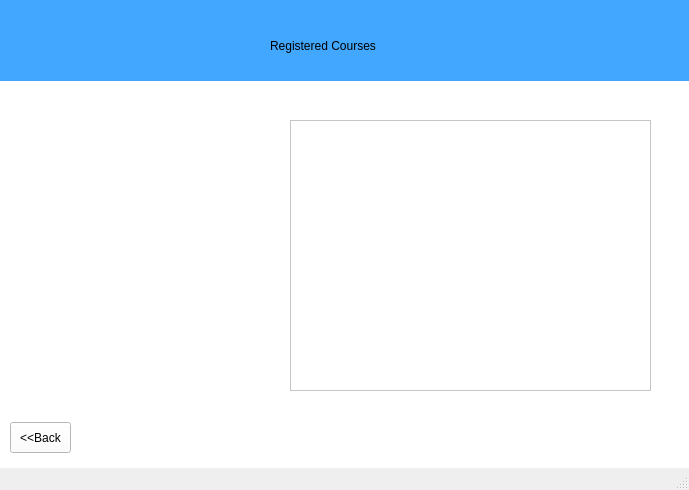
<?xml version="1.0" encoding="UTF-8"?>
<ui version="4.0">
 <class>StudentRegisterationCourses</class>
 <widget class="QMainWindow" name="StudentRegisterationCourses">
  <property name="geometry">
   <rect>
    <x>0</x>
    <y>0</y>
    <width>689</width>
    <height>490</height>
   </rect>
  </property>
  <property name="windowTitle">
   <string>MainWindow</string>
  </property>
  <widget class="QWidget" name="centralwidget">
   <widget class="QWidget" name="LoginPage" native="true">
    <property name="enabled">
     <bool>true</bool>
    </property>
    <property name="geometry">
     <rect>
      <x>0</x>
      <y>0</y>
      <width>691</width>
      <height>471</height>
     </rect>
    </property>
    <property name="autoFillBackground">
     <bool>false</bool>
    </property>
    <property name="styleSheet">
     <string notr="true">background-color: rgb(255, 255, 255);</string>
    </property>
    <property name="inputMethodHints">
     <set>Qt::ImhNone</set>
    </property>
    <widget class="QLabel" name="LoginDetailLabel">
     <property name="geometry">
      <rect>
       <x>50</x>
       <y>310</y>
       <width>361</width>
       <height>20</height>
      </rect>
     </property>
     <property name="text">
      <string/>
     </property>
    </widget>
    <widget class="QWidget" name="widget_3" native="true">
     <property name="geometry">
      <rect>
       <x>0</x>
       <y>0</y>
       <width>701</width>
       <height>81</height>
      </rect>
     </property>
     <property name="styleSheet">
      <string notr="true">background-color: rgb(66, 167, 255);</string>
     </property>
     <widget class="QLabel" name="label_2">
      <property name="geometry">
       <rect>
        <x>270</x>
        <y>30</y>
        <width>181</width>
        <height>31</height>
       </rect>
      </property>
      <property name="styleSheet">
       <string notr="true">font: 63 14pt &quot;Sitka Display Semibold&quot;;
background-color: rgb(66, 167, 255);
</string>
      </property>
      <property name="text">
       <string>Registered Courses</string>
      </property>
     </widget>
    </widget>
    <widget class="QScrollArea" name="scrollArea">
     <property name="geometry">
      <rect>
       <x>290</x>
       <y>120</y>
       <width>361</width>
       <height>271</height>
      </rect>
     </property>
     <property name="widgetResizable">
      <bool>true</bool>
     </property>
     <widget class="QWidget" name="Content">
      <property name="geometry">
       <rect>
        <x>0</x>
        <y>0</y>
        <width>359</width>
        <height>269</height>
       </rect>
      </property>
      <widget class="QLabel" name="Content_Data">
       <property name="geometry">
        <rect>
         <x>20</x>
         <y>10</y>
         <width>381</width>
         <height>241</height>
        </rect>
       </property>
       <property name="text">
        <string/>
       </property>
       <property name="scaledContents">
        <bool>false</bool>
       </property>
       <property name="wordWrap">
        <bool>true</bool>
       </property>
      </widget>
     </widget>
    </widget>
    <widget class="QPushButton" name="pushButton">
     <property name="geometry">
      <rect>
       <x>10</x>
       <y>422</y>
       <width>61</width>
       <height>31</height>
      </rect>
     </property>
     <property name="styleSheet">
      <string notr="true"/>
     </property>
     <property name="text">
      <string>&lt;&lt;Back</string>
     </property>
    </widget>
    <widget class="QLabel" name="label_3">
     <property name="geometry">
      <rect>
       <x>30</x>
       <y>130</y>
       <width>221</width>
       <height>251</height>
      </rect>
     </property>
     <property name="text">
      <string/>
     </property>
     <property name="pixmap">
      <pixmap>C:/Users/dell/Downloads/Umt_logo.png</pixmap>
     </property>
     <property name="scaledContents">
      <bool>true</bool>
     </property>
    </widget>
    <zorder>widget_3</zorder>
    <zorder>LoginDetailLabel</zorder>
    <zorder>scrollArea</zorder>
    <zorder>pushButton</zorder>
    <zorder>label_3</zorder>
   </widget>
  </widget>
  <widget class="QMenuBar" name="menubar">
   <property name="geometry">
    <rect>
     <x>0</x>
     <y>0</y>
     <width>689</width>
     <height>21</height>
    </rect>
   </property>
  </widget>
  <widget class="QStatusBar" name="statusbar"/>
 </widget>
 <resources/>
 <connections/>
</ui>
